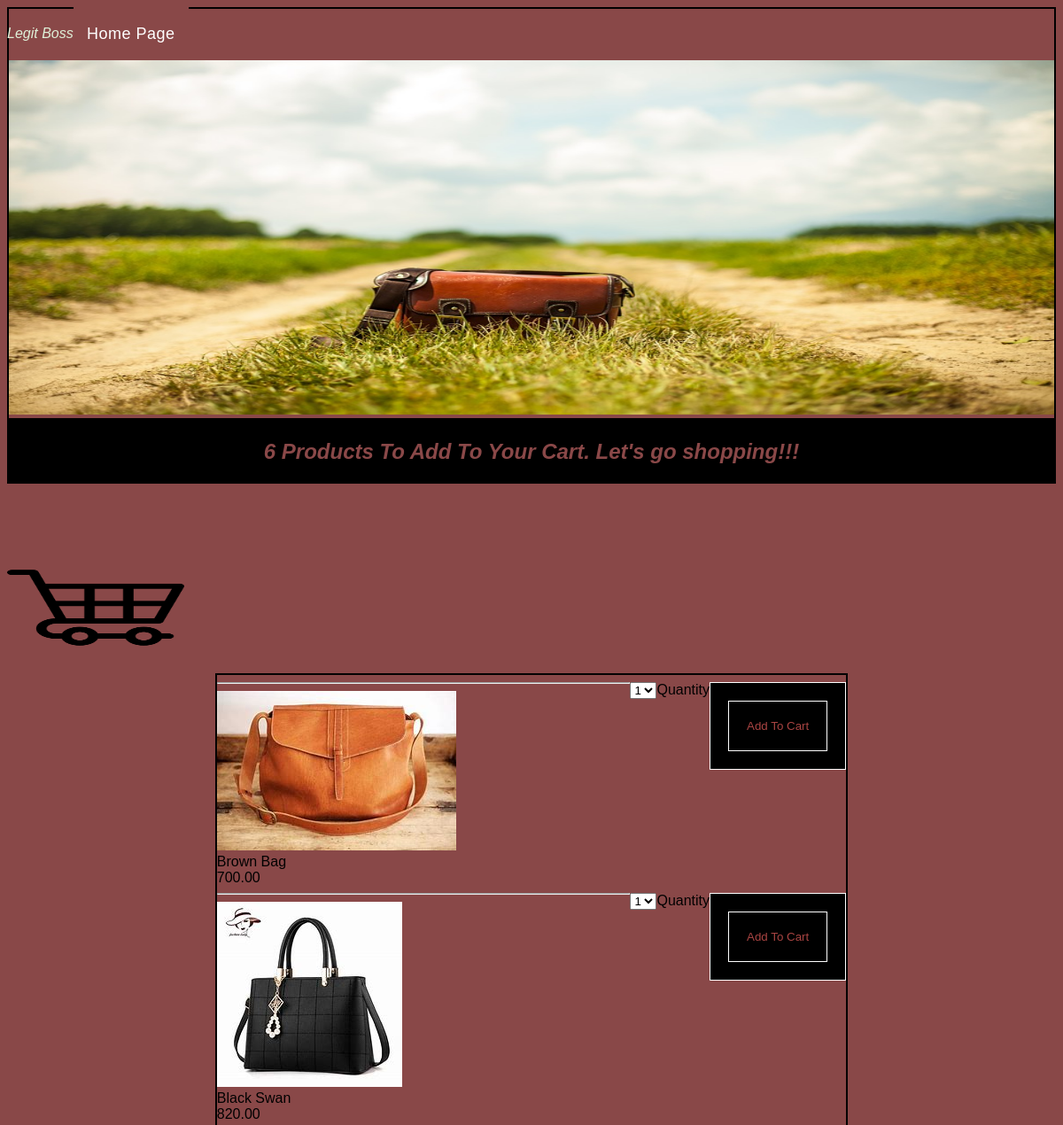
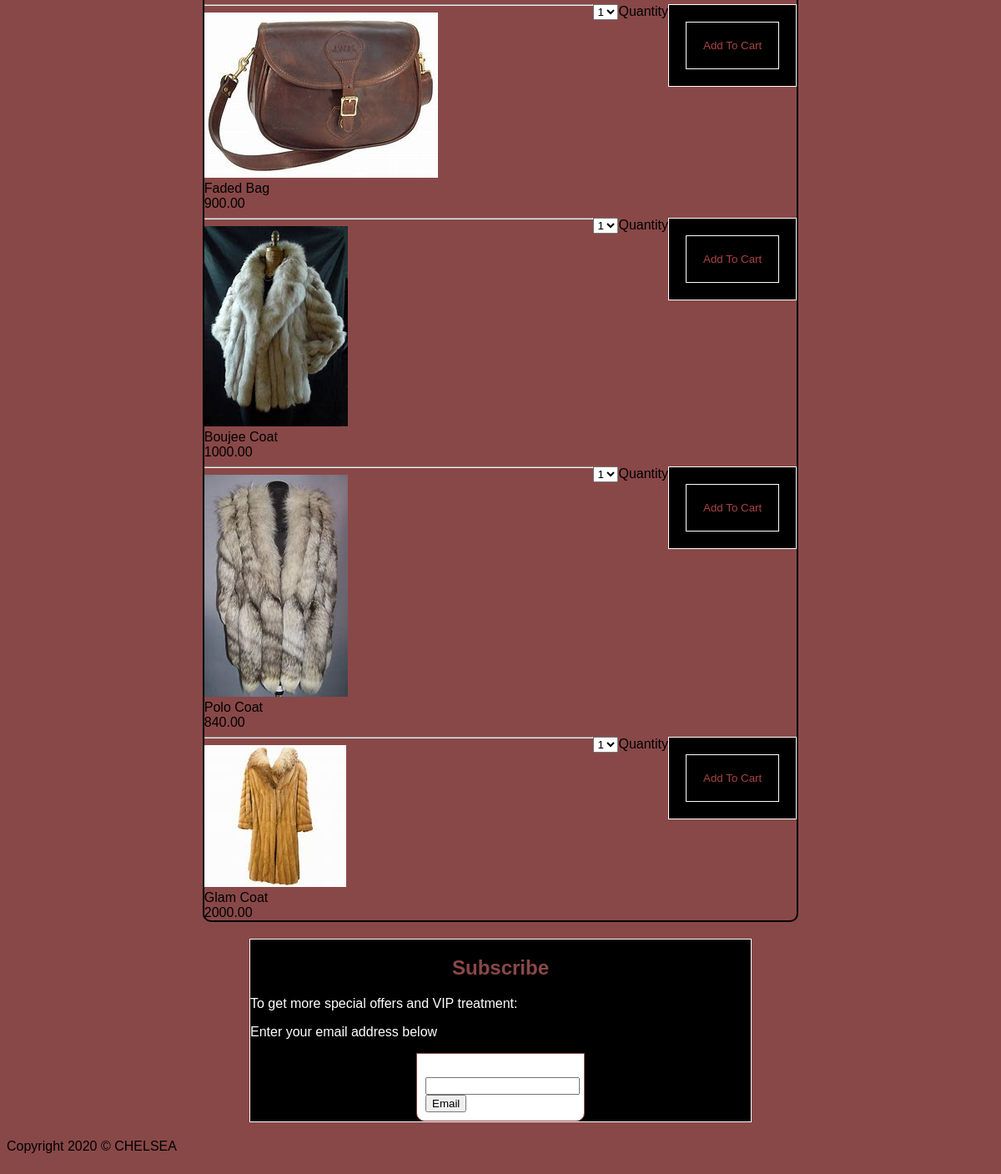
The page /shop.php on the database its author committed (2 pictures, top to bottom).
### tables this page shows
CREATE TABLE `tblproducts` (
  `id` int(10) UNSIGNED NOT NULL,
  `name` varchar(255) NOT NULL,
  `price` varchar(255) NOT NULL,
  `image` varchar(255) NOT NULL
);

### config/server.php (called while the page is built, shortened)
<?php
$email    = "";
  ?>

### shop.php (the view, shortened to what this page needs)
<?php include('config/server.php')?>
<!DOCTYPE html>
<html>
<head>
<link rel="stylesheet" tyoe="text/css"href="css/style.css">
</head>
<body>
<nav class="menu">
         <ul>
          <li><em>Legit Boss</em></li>
          <li><a href="index.php"> Home Page</a></li>
        </ul>
<div id="image">
<img src="images/bag.jpg" width="100%" alt="leather" height="400px">
 </div>
 <div class="p">
<em><h2>6 Products To Add To Your Cart. Let's go shopping!!!</h2></em>
</div>
<br>
<br>
<br>
<br>
<br>
<img src="images/shopping-cart.png" width="200px" height="100px" alt="cart">
<?php
$conn = new mysqli ( 'localhost','root', 'new_password', 'onlinestore');
$query = "SELECT name, price, image FROM tblproducts";
$result = $conn -> query($query);
if ($result -> num_rows != 0 )
{
?>
<div class="section">
<?php
while($array = $result -> fetch_assoc())
{
    $name = $array['name'];
    $price = $array['price'];
    $image = $array['image'];
?>
 <div>
    <div class="add">
    <button type="submit" name="submit" id="add" class="add">Add To Cart</button>
    </div>
    <label for="quantity">Quantity</label>
    <select id="quantity">
    <option value="1">1</option>
    </select>
    <hr>
        <div>
            <img src="<?php echo $image; ?>">
        </div>
        <div>
            <?php echo $name; ?>
        </div>
        <div>
            <?php echo $price; ?>
        </div>
    </div>
    <?php
}
}else{
    echo "sorry we have ran out of stock.";
}
?>
</div>
<div class="subscribe">
    <h2>Subscribe</h2>
    <p>To get more special offers and VIP treatment:</p>
 <p>Enter your email address below</p>
 <form method="post" action="shop.php">
  	<label>Email</label>
  	  <input type="email" name="email"  value="<?php echo $email; ?>">
	<button type="submit" name="submit" id="add_btn" class="add_btn">Email</button>
 </form>
  </body>
</html>
    <footer class="site-footer">
		<div class="container">
			<div class="text-center text-white">
				<p class="copyright-text">Copyright 2020 &copy; CHELSEA</p>
			</div>
		</div>
	</footer>
</body>
</html>

### css/style.css (style rules this page uses)
body { font-family:sans-serif; background: rgb(137,72,72); scroll-behavior: smooth; }
h2 { text-align: center; color: rgb(138, 72, 72); }
.menu { width:100%; background: rgb(137,72,72); overflow:auto; }
.menu ul { margin:0; padding:0; list-style:none; line-height:60px; }
.menu li { float:left; }
.menu ul li a { text-decoration:none; background: rgb(137,72,72); width:130px; display:block; text-align:center; color:white; font-size:18px; font-family:sans-serif; letter-spacing:0.5px; }
em { color: #dff0d8; margin-bottom: 80px; }
form, .content { width: 30%; margin: 0px auto; padding: 10px; border: 1px solid rgb(138, 72, 72); background: white; border-radius: 0px 0px 10px 10px; }
.section { border-radius: 0px 0px 10px 10px; border: 2px white; }

### shop.php (style rules this page uses)
.section { border: 2px solid black; margin: 20px auto; width: 60%; }
#image { border: 2px solid black; }
.p { background-color: black; border: 2px solid black; }
.subscribe { background-color: black; width:600px; color:white; border: 1px solid white; margin: 20px auto; }
.add { padding: 20px; float:right; border: 1px solid white; color:#a94442; background-color:black; }
#quantity { float:right; }
label { float:right; }

### rows shown on the page
tblproducts: image (picture), name "Brown Bag", price "700.00"
tblproducts: image (picture), name "Black Swan", price "820.00"
tblproducts: image (picture), name "Faded Bag", price "900.00"
tblproducts: image (picture), name "Boujee Coat", price "1000.00"
tblproducts: image (picture), name "Polo Coat", price "840.00"
tblproducts: image (picture), name "Glam Coat", price "2000.00"
